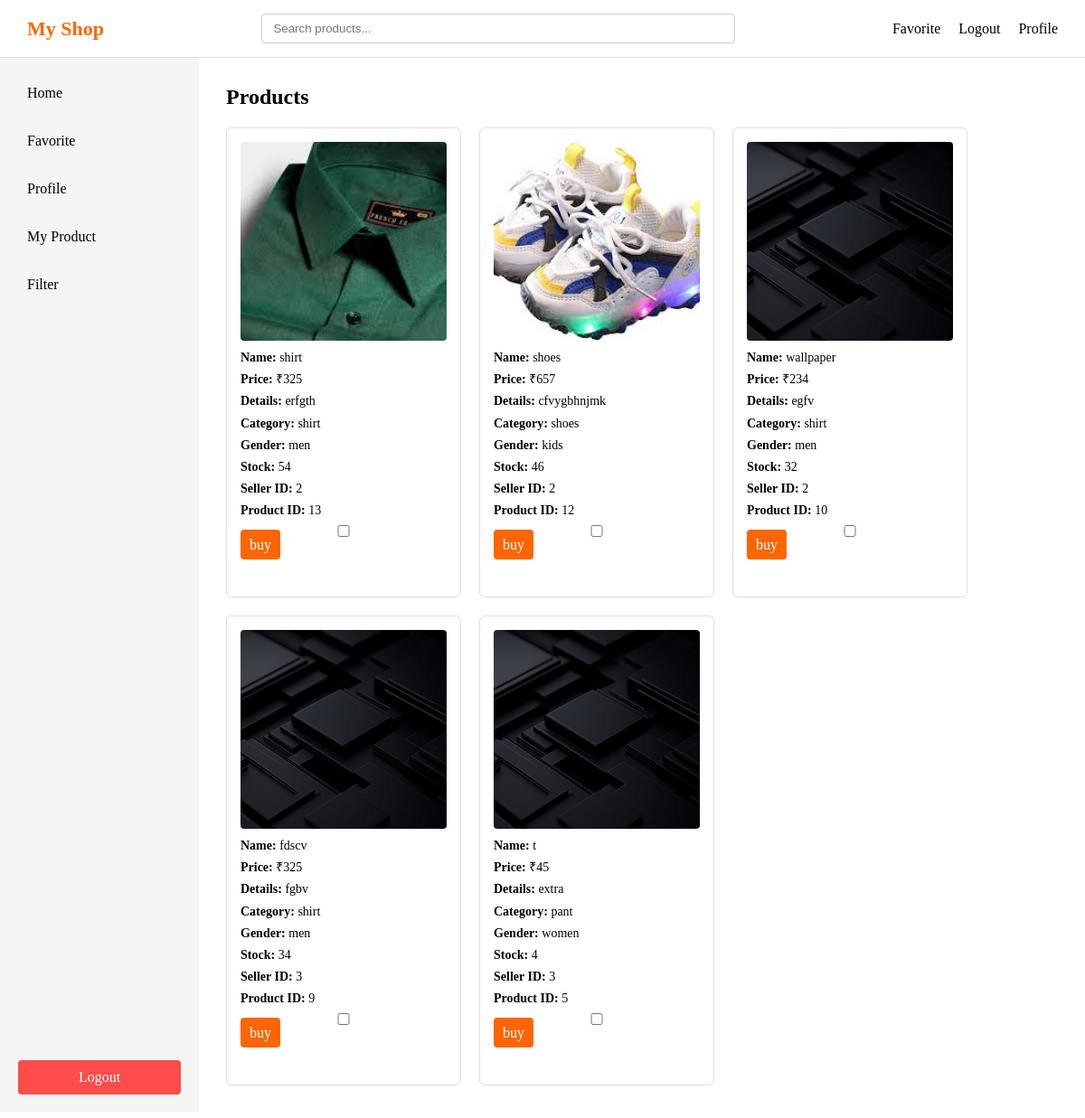
Before: /home (signed in) with the older database file.
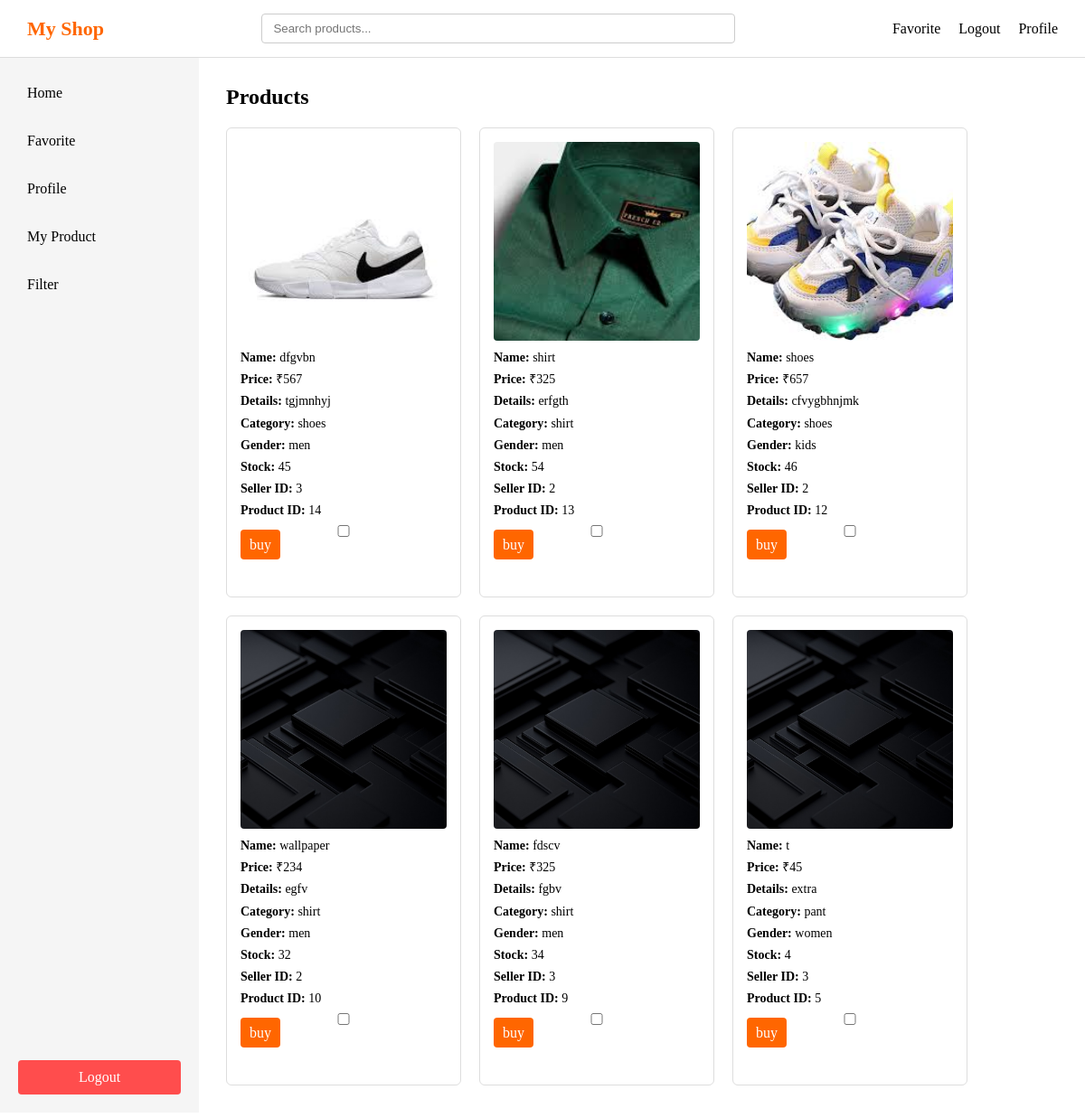
After: the same page with the newer database file.
### main.py (models this page shows)
class Product(db.Model):
    id=db.Column(db.Integer, primary_key = True)
    product_name = db.Column(db.String(100))
    product_price= db.Column(db.Integer)
    product_image= db.Column(db.String(200))
    product_details = db.Column(db.Text)
    product_category = db.Column(db.String(100))
    product_gender= db.Column(db.String(20))
    product_stock= db.Column(db.Integer)
    seller_id = db.Column(db.Integer, db.ForeignKey('user.id'))

### main.py (the view)
@app.route('/home')
def home():
    if 'user' not in session:
        return redirect(url_for('login'))
    username = session.get('user')
    user = User.query.filter_by(username= username).first()
    products = Product.query.order_by(Product.id.desc()).all()
    liked_products=[]
    liked_products = [
        up.product_id for up in UserProduct.query.filter_by(user_id = user.id).all()
    ]
    return render_template("home.html", user = user , products = products , liked_products = liked_products)

### templates/home.html (shortened to what this page needs)
<!DOCTYPE html>
<html lang="en">
<head>
    <link rel="stylesheet" href="{{ url_for('static', filename='style.css') }}">
</head>
<body>
    <div class="header">
        <div class="logo">My Shop</div>
        <div class="searchbar"  id="searchbar">
            <input type="text" placeholder="Search products..." />
        </div>
        <div class="right">
            <div class="favorite"><a href="/favorite">Favorite</a></div>
            <div class="logout"><a href="/logout">Logout</a></div>
            <div class="profile"><a href="/profile">Profile</a></div>
        </div>
    </div>
    <div class="layout">
        <div class="sidebar">
            <div class="top">
                <div class="home" id="sidebar-home">Home</div>
                <div class="favorite" id="sidebar-favorite">Favorite</div>
                <div class="profile" id="sidebar-profile">Profile</div>
                {% if user.user_type == 's' %}
                <div class="my_product" id="sidebar-myproduct">My Product</div>
                {% endif %}
                <div class="filter" id="sidebar-filter">Filter</div>
            </div>
            <div class="logout" id="sidebar-logout">Logout</div>
        </div>
        <div class="main">
            <h2>Products</h2>
            {% if products %}
            <div class="products">
                {% for product in products %}
                <div class="product-card">
                    <img src="{{ url_for('static', filename='uploads/' + product.product_image) }}">
                    <p><strong>Name:</strong> {{ product.product_name }}</p>
                    <p><strong>Price:</strong> ₹{{ product.product_price }}</p>
                    <p><strong>Details:</strong> {{ product.product_details }}</p>
                    <p><strong>Category:</strong> {{ product.product_category }}</p>
                    <p><strong>Gender:</strong> {{ product.product_gender }}</p>
                    <p><strong>Stock:</strong> {{ product.product_stock }}</p>
                    <p><strong>Seller ID:</strong> {{ product.seller_id }}</p>
                    <p><strong>Product ID:</strong> {{ product.id }}</p>
                    <input type="checkbox" class="like-checkbox" data-product-id="{{ product.id }}"
                    >
                    <div class="buybutton">
                        <a href="{{ url_for('buyButton', product_id=product.id) }}">buy</a>
                    </div>
                </div>
                {% endfor %}
            </div>
            {% endif %}
        </div>
    </div>
</body>
</html>

### static/style.css (style rules this page uses)
* { margin: 0; padding: 0; box-sizing: border-box; }
.header { display: flex; align-items: center; justify-content: space-between; padding: 15px 30px; background-color: #ffffff; border-bottom: 1px solid #ddd; width: 100%; }
.logo { font-size: 22px; font-weight: bold; color: #ff6600; white-space: nowrap; }
.searchbar { flex: 1; display: flex; justify-content: center; }
.searchbar input { width: 60%; min-width: 250px; padding: 8px 12px; border: 1px solid #ccc; border-radius: 4px; }
.right { display: flex; align-items: center; gap: 20px; white-space: nowrap; }
.right a, .right div { text-decoration: none; color: #000; cursor: pointer; font-weight: 500; }
.layout { display: flex; height: calc(100vh - 70px); }
.sidebar { width: 220px; height: 100%; background-color: #f5f5f5; padding: 20px; display: flex; flex-direction: column; }
.sidebar .top { flex: 1; overflow-y: auto; display: flex; flex-direction: column; gap: 15px; }
.sidebar .top div { padding: 10px; cursor: pointer; border-radius: 4px; }
.sidebar .logout { padding: 10px; background-color: #ff4d4d; color: white; text-align: center; border-radius: 4px; cursor: pointer; flex-shrink: 0; }
.main { flex: 1; padding: 30px; background-color: #ffffff; overflow-y: auto; }
.products { display: grid; grid-template-columns: repeat(auto-fill, 260px); gap: 20px; margin-top: 20px; }
.products > div { width: 260px; height: 520px; border: 1px solid #ddd; border-radius: 6px; padding: 15px; background-color: #fff; display: flex; flex-direction: column; overflow: hidden; }
.products img { width: 100%; height: 220px; object-fit: cover; border-radius: 4px; margin-bottom: 10px; }
.products p { font-size: 14px; margin-bottom: 6px; line-height: 1.3; }
.buybutton a, .products button { margin-top: auto; padding: 8px 10px; border-radius: 4px; text-align: center; background-color: #ff6600; color: white; text-decoration: none; border: none; cursor: pointer; }

Changed rows visible on the page:
added Product: product_image (picture), product_name "dfgvbn", product_price "567", product_details "tgjmnhyj", product_category "shoes", product_gender "men", product_stock "45", seller_id "3", id "14"
